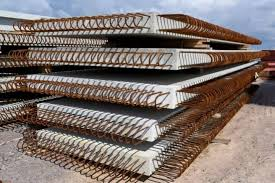
#> input picture images.jpg, 275 x 183 px
$ python ImgProc_DistanceCalculation.py
#> lines starting #> are read from the running program, lines starting #| are printed output that depends on the picture; after the words box and inside, x2 and y2 are one past the last pixel; in counts of white or black regions, pixels touching at a corner belong together
import cv2
import numpy as np
import pandas as pd
import matplotlib.pyplot as plt
from tkinter import Tk
from tkinter.filedialog import askopenfilename
import os
from itertools import combinations
import math

# Ajustar contraste e brilho
def ajustar_contraste_brilho(imagem, alpha=1.5, beta=30):
    return cv2.convertScaleAbs(imagem, alpha=alpha, beta=beta)

# Converter cinza para preto
def converter_cinza_para_preto(imagem):
    imagem_cinza = cv2.cvtColor(imagem, cv2.COLOR_BGR2GRAY)
    imagem_cinza[imagem_cinza > 180] = 0  # Transforma em preto diretamente
    return imagem_cinza

# Detectar cantos na imagem
def detectar_cantos(imagem):
    imagem_cinza = cv2.cvtColor(imagem, cv2.COLOR_BGR2GRAY)
    imagem_ajustada = ajustar_contraste_brilho(imagem_cinza)
    imagem_suavizada = cv2.GaussianBlur(imagem_ajustada, (5, 5), 0)

    # Ajustando parâmetros para detecção de pontos
    maxCorners = 0  # Limite máximo de pontos a serem detectados
    qualityLevel = 0.05  # Aumentado para filtrar pontos de qualidade mais baixa
    minDistance = 15  # Distância mínima entre pontos

    # Detecta pontos com goodFeaturesToTrack
    pontos = cv2.goodFeaturesToTrack(imagem_suavizada, maxCorners=maxCorners, qualityLevel=qualityLevel, minDistance=minDistance)

    if pontos is not None:
        pontos = pontos.astype(int)

        # Lista para armazenar os pontos filtrados
        coordenadas_pontos = []

        for p in pontos:
            x, y = p[0]
            # Verificar se o ponto é suficientemente distante dos outros pontos
            is_distante = True
            for (px, py) in coordenadas_pontos:
                if np.linalg.norm(np.array([x, y]) - np.array([px, py])) < minDistance:
                    is_distante = False
                    break
            if is_distante:
                coordenadas_pontos.append((x, y))

        return coordenadas_pontos
    else:
        return []

# Salvar pontos em CSV
def salvar_coordenadas(coordenadas_pontos, caminho_imagem):
    pasta_csv = "csv_coordinates"
    os.makedirs(pasta_csv, exist_ok=True)

    nome_arquivo = os.path.splitext(os.path.basename(caminho_imagem))[0]
    nome_csv = os.path.join(pasta_csv, f"{nome_arquivo}_coordinates.csv")

    df_pontos = pd.DataFrame(coordenadas_pontos, columns=["X", "Y"])
    df_pontos.to_csv(nome_csv, index=False)

    print(f"Coordenadas salvas em '{nome_csv}'")

# Função para calcular a distância euclidiana entre dois pontos
def calcular_distancia(pontoA, pontoB):
    return math.sqrt((pontoB[0] - pontoA[0]) ** 2 + (pontoB[1] - pontoA[1]) ** 2)

# Função para calcular as distâncias entre todos os pontos
def calcular_distancias(coordenadas_pontos):
    distancias = []
    for (i, pontoA), (j, pontoB) in combinations(enumerate(coordenadas_pontos), 2):
        distancia = calcular_distancia(pontoA, pontoB)
        distancias.append((i + 1, j + 1, distancia))  # Adiciona índices dos pontos e a distância
    return distancias

# Função para salvar as distâncias em um arquivo CSV dentro da pasta "CSV"
def salvar_distancias(distancias, caminho_imagem):
    pasta_csv = "csv_distances"
    os.makedirs(pasta_csv, exist_ok=True)  # Cria a pasta se não existir

    nome_arquivo = os.path.splitext(os.path.basename(caminho_imagem))[0]  # Pega o nome da imagem sem extensão
    nome_csv = os.path.join(pasta_csv, f"{nome_arquivo}_distances.csv")  # Cria o caminho completo do CSV

    df_distancias = pd.DataFrame(distancias, columns=["Ponto A", " Ponto B", " Distância"])
    df_distancias.to_csv(nome_csv, index=False)

    print(f"Distâncias salvas em '{nome_csv}'")

def exibir_imagem_com_pontos(imagem, coordenadas_pontos, imagem_cinza):
    # Exibe a imagem original com os pontos
    plt.subplot(1, 2, 1)  # Cria uma subplot para a imagem original
    plt.imshow(cv2.cvtColor(imagem, cv2.COLOR_BGR2RGB))
    for (x, y) in coordenadas_pontos:
        plt.plot(x, y, 'gx')
    plt.gca().invert_yaxis()
    plt.title(f"Imagem Original com Pontos ({len(coordenadas_pontos)})")

    # Exibe a imagem em tons de cinza com os pontos
    plt.subplot(1, 2, 2)  # Cria uma subplot para a imagem em tons de cinza
    plt.imshow(imagem_cinza, cmap='gray')

    plt.gca().invert_yaxis()
    plt.title(f"Imagem em Tons de Cinza com Pontos ({len(coordenadas_pontos)})")

    plt.tight_layout()  # Ajusta o layout para evitar sobreposição
    plt.show()

def main():
    Tk().withdraw()
    caminho_imagem = askopenfilename(title="Selecione uma imagem", filetypes=[("Imagens", "*.jpg;*.jpeg;*.png;*.bmp")])
#> the answer given: images.jpg

    if caminho_imagem:
        imagem = cv2.imread(caminho_imagem)
#> imagem is the input picture: shape (183, 275, 3); mean B, G, R 107.8, 113.1, 125.2

        if imagem is not None:
            coordenadas_pontos = detectar_cantos(imagem)
#> in detectar_cantos, `imagem_cinza = cv2.cvtColor(imagem, cv2.COLOR_BGR2GRAY)`:
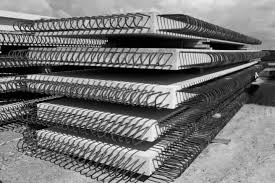
#> imagem_cinza: shape (183, 275); min 0, max 255, mean 116.1
#> in ajustar_contraste_brilho, `return cv2.convertScaleAbs(imagem, alpha=alpha, beta=beta)`:
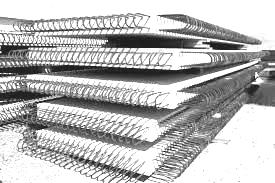
#> returned value: shape (183, 275); min 30, max 255, mean 184.6
#> in detectar_cantos, `imagem_suavizada = cv2.GaussianBlur(imagem_ajustada, (5, 5), 0)`:
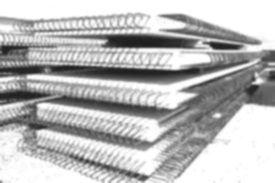
#> imagem_suavizada: shape (183, 275); min 31, max 255, mean 184.5
#> in detectar_cantos, `pontos = cv2.goodFeaturesToTrack(imagem_suavizada, maxCorners=maxCorne..`: pontos = 93 rows, first 8: [85, 157], [256, 73], [203, 42], [147, 177], [38, 105], [106, 40], [219, 115], [36, 131]
#> the loop in detectar_cantos, `for p in pontos:` made 93 passes
#> (x, y) on passes 1 to 12: (85, 157), (256, 73), (203, 42), (147, 177), (38, 105), (106, 40), (219, 115), (36, 131), (268, 63), (61, 59), (195, 94), (155, 105)
#> after the loop in detectar_cantos, `for p in pontos:`: coordenadas_pontos = 93 pairs, first value 1 to 268, second value 15 to 181

            imagem_cinza = converter_cinza_para_preto(imagem)
#> in converter_cinza_para_preto, `imagem_cinza[imagem_cinza > 180] = 0`:
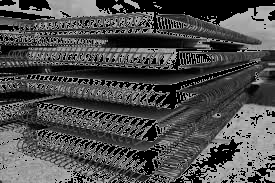
#> imagem_cinza: shape (183, 275); 19.44% of pixels changed, all inside (x1, y1, x2, y2) = (0, 0, 275, 183)

            print(f"Total de pontos detectados: {len(coordenadas_pontos)}")
#| Total de pontos detectados: 93
            for i, coord in enumerate(coordenadas_pontos):
                print(f"Ponto {i + 1}: X = {coord[0]}, Y = {coord[1]}")
#> this loop made 93 passes
#| Ponto 1: X = 85, Y = 157
#| Ponto 2: X = 256, Y = 73
#| Ponto 3: X = 203, Y = 42
#| Ponto 4: X = 147, Y = 177
#| Ponto 5: X = 38, Y = 105
#| Ponto 6: X = 106, Y = 40
#| Ponto 7: X = 219, Y = 115
#| Ponto 8: X = 36, Y = 131
#> (further printed lines are left out)

            salvar_coordenadas(coordenadas_pontos, caminho_imagem)
#> in salvar_coordenadas, `df_pontos = pd.DataFrame(coordenadas_pontos, columns=["X", "Y"])`: df_pontos = table of 93 rows and 2 columns

            # Calcular e exibir as distâncias em seguida
            distancias = calcular_distancias(coordenadas_pontos)
#> the loop in calcular_distancias, `for (i, pontoA), (j, pontoB) in combinations(enumerate(coordenadas_pon..` made 4278 passes
#> (pontoB, distancia) on passes 1 to 3: ((256, 73), 190.5), ((203, 42), 164.8), ((147, 177), 65.15)
#> after the loop in calcular_distancias, `for (i, pontoA), (j, pontoB) in combinations(enumerate(coordenadas_pon..`: distancias = 4278 items, first 6: (1, 2, 190.5), (1, 3, 164.8), (1, 4, 65.15), (1, 5, 70.09), (1, 6, 118.9), (1, 7, 140.4)
            print("\nDistâncias entre os pontos:")
            for dist in distancias:
                print(f"Distância entre Ponto {dist[0]} e Ponto {dist[1]}: {dist[2]:.2f}")
#> this loop made 4278 passes
#| Distância entre Ponto 1 e Ponto 2: 190.52
#| Distância entre Ponto 1 e Ponto 3: 164.77
#| Distância entre Ponto 1 e Ponto 4: 65.15
#| Distância entre Ponto 1 e Ponto 5: 70.09
#| Distância entre Ponto 1 e Ponto 6: 118.87
#| Distância entre Ponto 1 e Ponto 7: 140.43
#| Distância entre Ponto 1 e Ponto 8: 55.47
#| Distância entre Ponto 1 e Ponto 9: 205.73
#> (further printed lines are left out)

            # Salvar as distâncias
            salvar_distancias(distancias, caminho_imagem)
#> in salvar_distancias, `df_distancias = pd.DataFrame(distancias, columns=["Ponto A", " Ponto B..`: df_distancias = table of 4278 rows and 3 columns

            # Exibir a imagem com os pontos
            exibir_imagem_com_pontos(imagem, coordenadas_pontos, imagem_cinza)
#> the loop in exibir_imagem_com_pontos, `for (x, y) in coordenadas_pontos:` made 93 passes
#> in exibir_imagem_com_pontos, `plt.show()`:
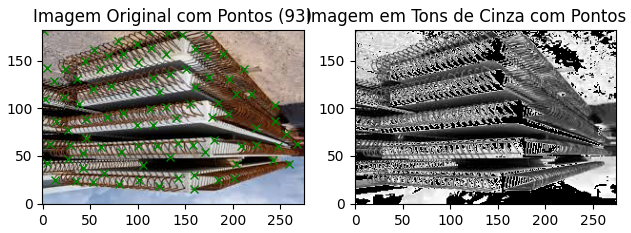
#> figure drawn by matplotlib, 2 panels

        else:
            print("Erro ao carregar a imagem.")

    else:
        print("Nenhuma imagem selecionada.")

if __name__ == "__main__":
    main()
